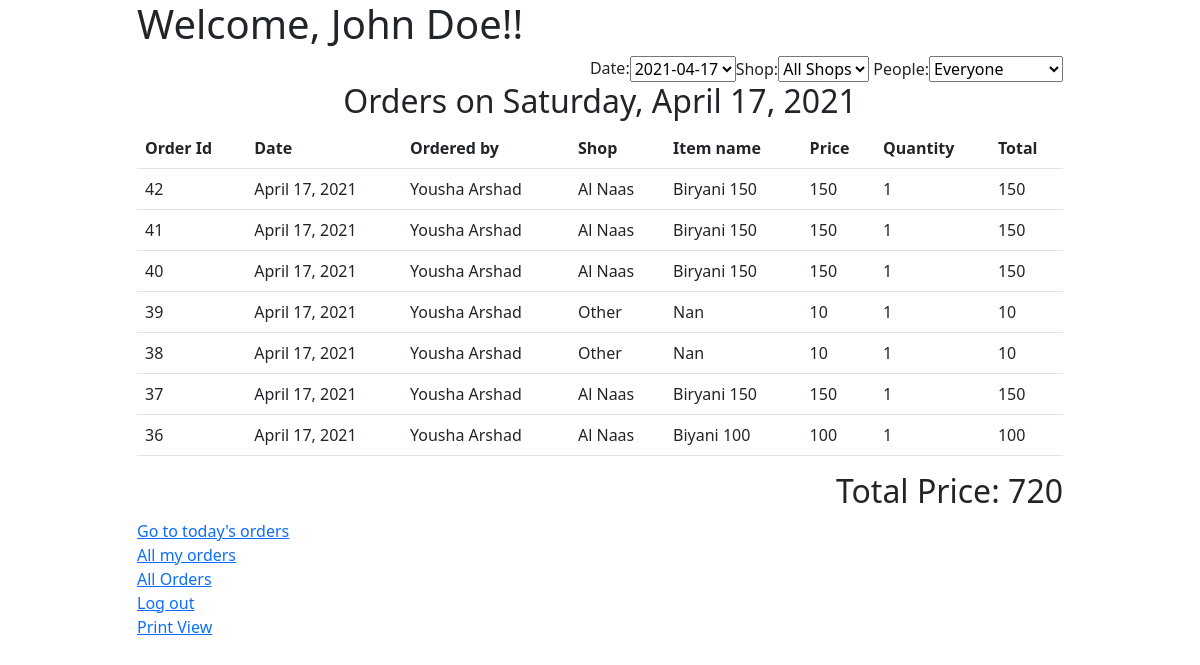
Screenshot of /khana/13 (signed in) with the database file from the repository.
### khana/models.py (models this page shows, shortened)
class Date(models.Model):
    date = models.DateField()

class Order(models.Model):
    quantity = models.IntegerField()
    date_id = models.ForeignKey(Date, on_delete=models.CASCADE, related_name="dates")
    user_id = models.ForeignKey(User, on_delete=models.CASCADE, related_name="users")
    item_id = models.ForeignKey(FoodItem, on_delete=models.DO_NOTHING, related_name="foods")

class FoodItem(models.Model):
    name = models.CharField(max_length=64)
    price = models.IntegerField()
    shop = models.ForeignKey(Shop, on_delete=models.CASCADE, related_name="shops")

class Shop(models.Model):
    name = models.CharField(max_length=64)
    def __str__(self):
        return f'{self.name}'

### khana/views.py (the view, shortened to what this page needs)
# urls.py: path('', khana.views.index),
def index(request, date_id=None):
    if not request.user.is_authenticated:
        return HttpResponseRedirect(reverse('login'))
    if date_id:
        today = datetime.datetime.now().date()
        if Date.objects.filter(date=today).exists():
            date_object = Date.objects.get(date=today)
        else:
            date_object = Date(date=today)
            date_object.save()
        today_id = date_object.id
        if Date.objects.filter(pk=date_id).exists():
            date_object = Date.objects.get(pk=date_id)
            is_today = today == date_object.date
        else:
            return HttpResponseRedirect(reverse('table', args=[date_object.id]))
        date_form = SelectDateForm(default_date=date_object.date)
        all_orders = False
        dates_orders = Order.objects.filter(date_id=date_object)
        date = date_object.date
    people_disabled = False
    if not request.user.is_staff:
        dates_orders = dates_orders.filter(user_id=request.user)
        people_disabled = True
    dates_items = dates_orders.values_list('item_id_id', flat=True).distinct()
    dates_shops = FoodItem.objects.all().filter(id__in=dates_items).values_list('shop_id', flat=True).distinct()
    shops = Shop.objects.filter(pk__in=dates_shops)
    dates_people = dates_orders.values_list('user_id_id', flat=True).distinct()
    peoples = User.objects.filter(pk__in=dates_people)
    sum_price = sum(o.item_id.price*o.quantity for o in dates_orders)
    return render(request, 'khana/index.html', {
        'today_id': today_id,
        'date': date,
        'orders': dates_orders.order_by('-pk'),
        'sum': sum_price,
        'date_form': date_form,
        'is_today': is_today,
        'all_orders': all_orders,
        'filter_form': FilterShopAndPersonForm(shops=shops, peoples=peoples, people_disabled=people_disabled),
    })

### khana/views.py
class SelectDateForm(forms.Form):
    def __init__(self, *args, default_date=None, **kwargs):
        super(SelectDateForm, self).__init__(*args, **kwargs)
        if default_date:
            print(default_date)
            all_dates = Date.objects.exclude(date=default_date).order_by('-date')
            initial_date = Date.objects.get(date=default_date)
            CHOICES_DATE = [(initial_date.id, f'{initial_date.date}')]
            OTHER_DATE = [(date.id, f'{date.date}') for date in all_dates]
            CHOICES_DATE += OTHER_DATE
            CHOICES_DATE += [(0, 'All Dates')]
            CHOICES_DATE = tuple(CHOICES_DATE)
        else:
            all_dates = Date.objects.all().order_by('-date')
            CHOICES_DATE = [(0, 'All Dates')]
            OTHER_DATE = [(date.id, f'{date.date}') for date in all_dates]
            CHOICES_DATE += OTHER_DATE
            CHOICES_DATE = tuple(CHOICES_DATE)
        self.fields['id'] = forms.ChoiceField(choices=CHOICES_DATE, label='Date')
        self.fields['id'].widget.attrs.update({'id': 'date_selector', 'onchange': 'myDateFunction()'})

### khana/templatetags/khana_square.py (called while the page is built)
def date_to_day(value):
    return value.strftime("%A")

def multiply(value, number):
    return value*number

### khana/templates/khana/index.html (shortened to what this page needs)
{% extends "khana/layout.html" %}
{% load khana_square %}
{% block body %}
    <h1>Welcome, {{ request.user.first_name }} {{ request.user.last_name }}!!</h1>
    <div class="d-flex justify-content-end">
        {{ date_form }}
    <form id="filter_form" action="{% url 'filtered_index' %}" method="post">
        {{ filter_form }}
    </form>
    </div>
    {% if orders %}
    {% if not all_orders %}
        {% if is_today %}
            <h2 class="text-center">Today's Orders- {{ date|date_to_day }}, {{ date }}</h2>
        {% else %}
            <h2 class="text-center">Orders on {{ date|date_to_day }}, {{ date }} </h2>
        {% endif %}
    {% else %}
        <h2 class="text-center">All Orders</h2>
    {% endif %}
    <table class="table" id="orders_table">
        <tr>
            <th>Order Id</th>
            <th>Date</th>
            <th>Ordered by</th>
            <th>Shop</th>
            <th>Item name</th>
            <th>Price</th>
            <th>Quantity</th>
            <th>Total</th>
        </tr>
            {% for order in orders %}
            <tr>
                <td>{{ order.id }}</td>
                <td>{{ order.date_id.date }}</td>
                <td>{{ order.user_id.first_name }} {{ order.user_id.last_name }}</td>
                <td>{{ order.item_id.shop }}</td>
                <td>{{ order.item_id.name }}</td>
                <td>{{ order.item_id.price }}</td>
                <td>{{ order.quantity }}</td>
                <td>{{ order.item_id.price|multiply:order.quantity }}</td>
            </tr>
            {% endfor %}
    </table>
    <h2 style="text-align: right">Total Price: {{ sum }}</h2>
    {% else %}
    <h4>No Orders</h4>
    {% endif %}
    {% if not is_today %}
        <a href="{% url 'index' %}{{ today_id }}">Go to today's orders</a>
    {% endif %}
    {% if request.user.is_staff %}
    <br>
    <a href="{% url 'all_my_orders' %}">All my orders</a>
    {% endif %}
    <br>
    {% if not all_orders %}
    <a href="{% url 'index' %}">All Orders</a>
    <br>
    {% endif %}
    <a href="{% url 'logout' %}">Log out</a>
    {% if request.user.is_staff %}
    <div>
    <a href="{% url 'print_orders' %}">Print View</a>
    </div>
    {% endif %}
{% endblock %}

### rows the page displays
Date: date "Saturday", date "April 17, 2021"
Order: id "42", date_id "April 17, 2021", user_id.first_name "Yousha", user_id.last_name "Arshad", item_id.shop "Al Naas", item_id.name "Biryani 150", item_id.price "150", quantity "1", item_id.price|multiply "150"
Order: id "41", date_id "April 17, 2021", user_id.first_name "Yousha", user_id.last_name "Arshad", item_id.shop "Al Naas", item_id.name "Biryani 150", item_id.price "150", quantity "1", item_id.price|multiply "150"
Order: id "40", date_id "April 17, 2021", user_id.first_name "Yousha", user_id.last_name "Arshad", item_id.shop "Al Naas", item_id.name "Biryani 150", item_id.price "150", quantity "1", item_id.price|multiply "150"
Order: id "39", date_id "April 17, 2021", user_id.first_name "Yousha", user_id.last_name "Arshad", item_id.shop "Other", item_id.name "Nan", item_id.price "10", quantity "1", item_id.price|multiply "10"
Order: id "38", date_id "April 17, 2021", user_id.first_name "Yousha", user_id.last_name "Arshad", item_id.shop "Other", item_id.name "Nan", item_id.price "10", quantity "1", item_id.price|multiply "10"
Order: id "37", date_id "April 17, 2021", user_id.first_name "Yousha", user_id.last_name "Arshad", item_id.shop "Al Naas", item_id.name "Biryani 150", item_id.price "150", quantity "1", item_id.price|multiply "150"
Order: id "36", date_id "April 17, 2021", user_id.first_name "Yousha", user_id.last_name "Arshad", item_id.shop "Al Naas", item_id.name "Biyani 100", item_id.price "100", quantity "1", item_id.price|multiply "100"

### other values shown
{{ sum }} "720"
